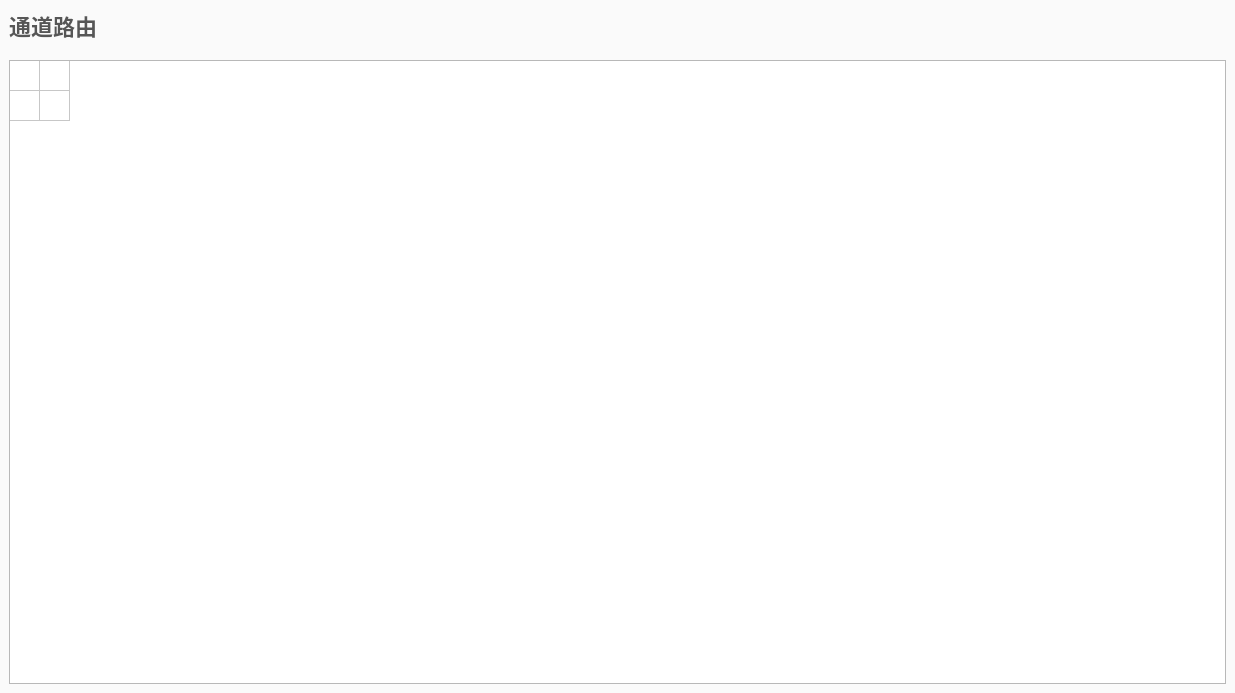
<?xml version="1.0" encoding="UTF-8"?>
<ui version="4.0">
 <class>ChannelRouting</class>
 <widget class="QWidget" name="ChannelRouting">
  <property name="geometry">
   <rect>
    <x>0</x>
    <y>0</y>
    <width>1235</width>
    <height>693</height>
   </rect>
  </property>
  <property name="windowTitle">
   <string>ChannelRouting</string>
  </property>
  <property name="styleSheet">
   <string notr="true">QFrame#topFrame,
QFrame#bottomFrame
{
	background: rgb(250, 250, 250);
}

QLabel#label 
{
	font-size: 18px;
    
    font-weight: 400;
    text-align: center;
    color: #333333;
    line-height: 32px;
}</string>
  </property>
  <layout class="QVBoxLayout" name="verticalLayout">
   <property name="spacing">
    <number>0</number>
   </property>
   <property name="leftMargin">
    <number>0</number>
   </property>
   <property name="topMargin">
    <number>0</number>
   </property>
   <property name="rightMargin">
    <number>0</number>
   </property>
   <property name="bottomMargin">
    <number>0</number>
   </property>
   <item>
    <widget class="QFrame" name="topFrame">
     <property name="frameShape">
      <enum>QFrame::NoFrame</enum>
     </property>
     <property name="frameShadow">
      <enum>QFrame::Plain</enum>
     </property>
     <layout class="QHBoxLayout" name="horizontalLayout">
      <item>
       <widget class="QLabel" name="label">
        <property name="styleSheet">
         <string notr="true">QLabel
{
	font-family: 'PingFang SC';
	font-style: normal;
	font-weight: 500;
	font-size: 22px;
	line-height: 30px;
	color: #565656;
}</string>
        </property>
        <property name="text">
         <string>通道路由</string>
        </property>
       </widget>
      </item>
     </layout>
    </widget>
   </item>
   <item>
    <widget class="QFrame" name="bottomFrame">
     <property name="frameShape">
      <enum>QFrame::NoFrame</enum>
     </property>
     <property name="frameShadow">
      <enum>QFrame::Plain</enum>
     </property>
     <layout class="QVBoxLayout" name="verticalLayout_2">
      <item>
       <widget class="QTableWidget" name="channelRoutingTable">
        <property name="styleSheet">
         <string notr="true">QHeaderView::section 
{
    background-color: rgb(249, 248, 249);
    padding: 4px;
    font-size: 14pt;
	border: 1px solid rgb(240, 240, 240);
	
	selection-background-color: rgb(249, 248, 249);
}

QTableView::item:selected
{
	selection-background-color: rgb(226, 255, 255);

    font-size: 12px;
    
    font-weight: 400;
    text-align: center;
    color: #333333;
    line-height: 32px;
}

QTableView::item:focus{
	color: #333333;
}</string>
        </property>
        <property name="selectionMode">
         <enum>QAbstractItemView::MultiSelection</enum>
        </property>
        <property name="rowCount">
         <number>2</number>
        </property>
        <property name="columnCount">
         <number>2</number>
        </property>
        <attribute name="horizontalHeaderVisible">
         <bool>false</bool>
        </attribute>
        <attribute name="horizontalHeaderCascadingSectionResizes">
         <bool>false</bool>
        </attribute>
        <attribute name="horizontalHeaderDefaultSectionSize">
         <number>30</number>
        </attribute>
        <attribute name="verticalHeaderVisible">
         <bool>false</bool>
        </attribute>
        <row>
         <property name="text">
          <string>新建行</string>
         </property>
        </row>
        <row>
         <property name="text">
          <string>新建行</string>
         </property>
        </row>
        <column>
         <property name="text">
          <string>新建列</string>
         </property>
        </column>
        <column>
         <property name="text">
          <string>新建列</string>
         </property>
        </column>
       </widget>
      </item>
     </layout>
    </widget>
   </item>
  </layout>
 </widget>
 <resources/>
 <connections/>
</ui>
